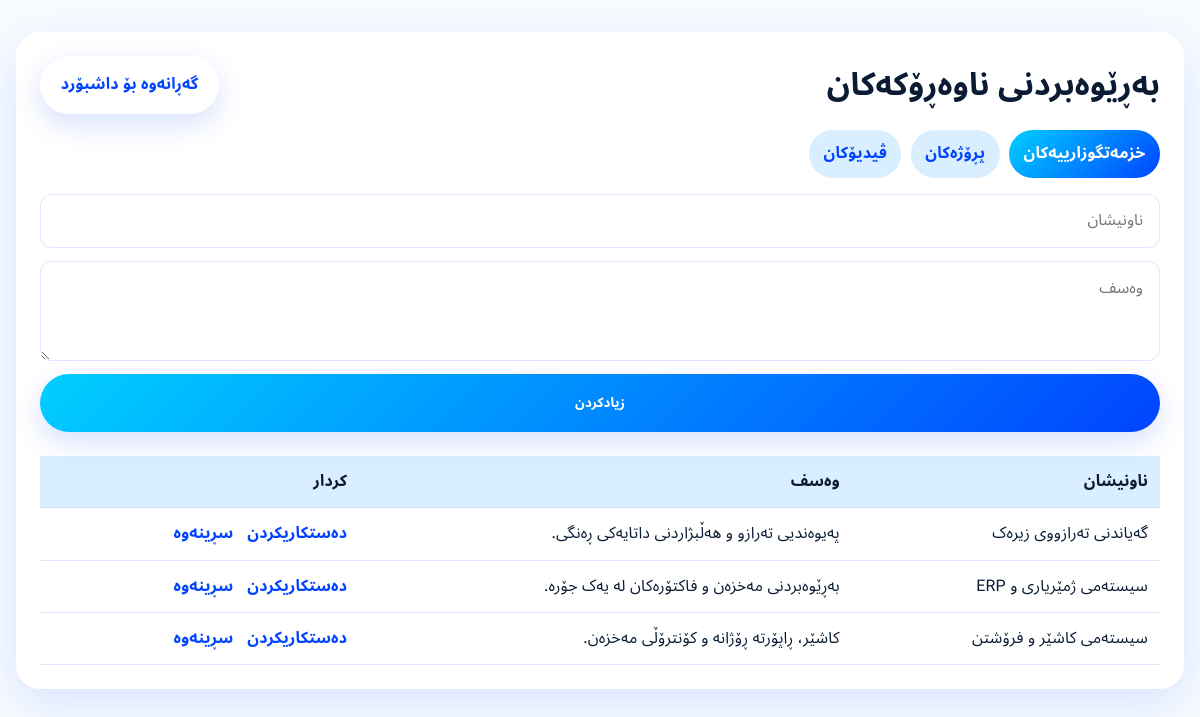
/admin/manage.php (signed in), run on the app's committed database.
### tables this page shows
CREATE TABLE IF NOT EXISTS services (
  id INT AUTO_INCREMENT PRIMARY KEY,
  title VARCHAR(200) NOT NULL,
  description TEXT NOT NULL,
  created_at TIMESTAMP DEFAULT CURRENT_TIMESTAMP
);

### admin/manage.php (the view, shortened to what this page needs)
<?php
$conn = getDbConnection();
$section = $_GET['section'] ?? 'services';
$action = $_GET['action'] ?? 'list';
$record = null;
$items = [];
if ($section === 'services') {
    $result = mysqli_query($conn, 'SELECT * FROM services ORDER BY id DESC');
    while ($row = mysqli_fetch_assoc($result)) $items[] = $row;
} elseif ($section === 'projects') {
    $result = mysqli_query($conn, 'SELECT * FROM projects ORDER BY id DESC');
    while ($row = mysqli_fetch_assoc($result)) $items[] = $row;
} elseif ($section === 'videos') {
    $result = mysqli_query($conn, 'SELECT * FROM videos ORDER BY id DESC');
    while ($row = mysqli_fetch_assoc($result)) $items[] = $row;
}
?>
<!DOCTYPE html>
<html lang="ckb" dir="rtl">
<head>
  <link rel="stylesheet" href="../assets/style.css" />
</head>
<body>
  <div class="admin-shell">
    <div class="topbar">
      <h1>بەڕێوەبردنی ناوەڕۆکەکان</h1>
      <a class="btn btn-secondary" href="dashboard.php">گەڕانەوە بۆ داشبۆرد</a>
    </div>
    <div class="tabs">
      <a href="manage.php?section=services" class="<?= $section === 'services' ? 'active' : '' ?>">خزمەتگوزارییەکان</a>
      <a href="manage.php?section=projects" class="<?= $section === 'projects' ? 'active' : '' ?>">پڕۆژەکان</a>
      <a href="manage.php?section=videos" class="<?= $section === 'videos' ? 'active' : '' ?>">ڤیدیۆکان</a>
    </div>
    <form method="post" enctype="multipart/form-data">
      <input type="text" name="title" placeholder="ناونیشان" value="<?= htmlspecialchars($record['title'] ?? '', ENT_QUOTES, 'UTF-8') ?>" required />
      <textarea name="description" placeholder="وەسف" required><?= htmlspecialchars($record['description'] ?? '', ENT_QUOTES, 'UTF-8') ?></textarea>
      <button class="btn btn-primary" type="submit"><?= $action === 'edit' ? 'نوێکردنەوە' : 'زیادکردن' ?></button>
    </form>
    <table>
      <thead>
        <tr>
          <th>ناونیشان</th>
          <th>وەسف</th>
          <th>کردار</th>
        </tr>
      </thead>
      <tbody>
        <?php foreach ($items as $item): ?>
          <tr>
            <td><?= htmlspecialchars($item['title'], ENT_QUOTES, 'UTF-8') ?></td>
            <td><?= htmlspecialchars($item['description'], ENT_QUOTES, 'UTF-8') ?></td>
            <td class="actions">
              <a href="manage.php?section=<?= $section ?>&action=edit&id=<?= $item['id'] ?>">دەستکاریکردن</a>
              <a href="manage.php?section=<?= $section ?>&delete=<?= $item['id'] ?>" onclick="return confirm('دڵنیایت؟')">سڕینەوە</a>
            </td>
          </tr>
        <?php endforeach; ?>
      </tbody>
    </table>
  </div>
</body>
</html>

### assets/style.css (style rules this page uses)
:root { --primary-deep: #0044ff; --primary-blue: #00a2ff; --accent-cyan: #00cfff; --pale-blue: #d9eeff; --bg: #f7fbff; --surface: #ffffff; --text: #0a1b33; --muted: #5f728f; --border: rgba(0, 68, 255, 0.12); --shadow: 0 16px 45px rgba(0, 68, 255, 0.12); --radius-lg: 24px; --radius-md: 16px; --radius-sm: 12px; --max-width: 1180px; --bg-gradient-end: #ffffff; --header-bg: rgba(247, 251, 255, 0.86); --header-border: rgba(0, 68, 255, 0.08); --card-solid: #ffffff; --chip-bg: rgba(217, 238, 255, 0.7); --hero-card-bg: linear-gradient(145deg, rgba(255, 255, 255, 0.95), rgba(217, 238, 255, 0.82)); --hero-item-bg: rgba(255, 255, 255, 0.8); --hero-item-border: rgba(0, 68, 255, 0.08); --stat-bg: linear-gradient(135deg, rgba(217, 238, 255, 0.6), rgba(255, 255, 255, 0.9)); --input-bg: #fdfefe; --input-border: rgba(0, 68, 255, 0.14); }
html, body, .site-header, .site-footer, .service-card, .portfolio-card, .video-card, .hero-card { transition: background 0.25s ease, color 0.25s ease, border-color 0.25s ease, box-shadow 0.25s ease; }
* { box-sizing: border-box; margin: 0; padding: 0; }
html { scroll-behavior: smooth; }
body { font-family: 'Noto Sans Arabic', 'Amiri', 'Scheherazade New', 'Segoe UI', Tahoma, Arial, sans-serif; font-weight: 400; letter-spacing: 0.01em; -webkit-font-smoothing: antialiased; -moz-osx-font-smoothing: grayscale; text-rendering: optimizeLegibility; background: linear-gradient(180deg, var(--bg) 0%, var(--bg-gradient-end) 100%); color: var(--text); line-height: 1.7; overflow-x: hidden; }
h1, h2, h3, h4, h5, h6, p, span, a, button, input, textarea, select { font-family: inherit; }
a { color: inherit; text-decoration: none; }
.btn { display: inline-flex; align-items: center; justify-content: center; gap: 0.6rem; border: 0; border-radius: 999px; padding: 0.95rem 1.3rem; font-weight: 700; cursor: pointer; transition: 0.3s ease; box-shadow: 0 10px 28px rgba(0, 68, 255, 0.16); }
.btn-primary { background: linear-gradient(135deg, var(--accent-cyan), var(--primary-deep)); color: white; }
.btn-secondary { background: var(--card-solid); color: var(--primary-deep); }

### admin/manage.php (style rules this page uses)
body { background: var(--bg); }
.admin-shell { width: min(1200px, calc(100% - 2rem)); margin: 2rem auto; background: white; border-radius: 24px; padding: 1.5rem; box-shadow: var(--shadow); }
.topbar { display: flex; justify-content: space-between; align-items: center; gap: 1rem; margin-bottom: 1rem; }
.tabs { display: flex; flex-wrap: wrap; gap: 0.6rem; margin-bottom: 1rem; }
.tabs a { padding: 0.65rem 0.9rem; border-radius: 999px; background: var(--pale-blue); color: var(--primary-deep); font-weight: 700; }
.tabs a.active { background: linear-gradient(135deg, var(--accent-cyan), var(--primary-deep)); color: white; }
form { display: grid; gap: 0.8rem; margin-bottom: 1.5rem; }
input, textarea, select { width: 100%; padding: 0.8rem 1rem; border-radius: 12px; border: 1px solid var(--border); font: inherit; }
textarea { min-height: 100px; }
table { width: 100%; border-collapse: collapse; }
th, td { border-bottom: 1px solid var(--border); padding: 0.75rem; text-align: right; vertical-align: top; }
th { background: var(--pale-blue); }
.actions a { color: var(--primary-deep); font-weight: 700; margin-left: 0.6rem; }

### data on the page
services: title "گەیاندنی تەرازووی زیرەک", description "پەیوەندیی تەرازو و هەڵبژاردنی داتایەکی ڕەنگی."
services: title "سیستەمی ژمێریاری و ERP", description "بەڕێوەبردنی مەخزەن و فاکتۆرەکان لە یەک جۆرە."
services: title "سیستەمی کاشێر و فرۆشتن", description "کاشێر، ڕاپۆرتە ڕۆژانە و کۆنترۆڵی مەخزەن."
